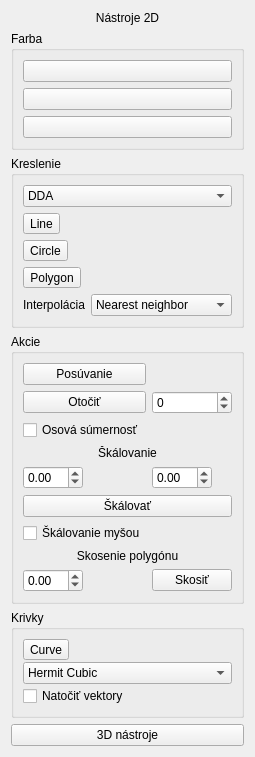
      <widget class="QWidget" name="Tools2D">
       <layout class="QVBoxLayout" name="verticalLayout_4">
        <item>
         <widget class="QLabel" name="labelTools2D">
          <property name="maximumSize">
           <size>
            <width>16777215</width>
            <height>20</height>
           </size>
          </property>
          <property name="text">
           <string>Nástroje 2D</string>
          </property>
          <property name="alignment">
           <set>Qt::AlignCenter</set>
          </property>
         </widget>
        </item>
        <item>
         <widget class="QGroupBox" name="groupBox">
          <property name="maximumSize">
           <size>
            <width>16777215</width>
            <height>150</height>
           </size>
          </property>
          <property name="title">
           <string>Farba</string>
          </property>
          <layout class="QVBoxLayout" name="verticalLayout_2">
           <item>
            <widget class="QPushButton" name="pushButtonSetColor">
             <property name="text">
              <string/>
             </property>
            </widget>
           </item>
           <item>
            <widget class="QPushButton" name="pushButtonColor1">
             <property name="text">
              <string/>
             </property>
            </widget>
           </item>
           <item>
            <widget class="QPushButton" name="pushButtonColor2">
             <property name="text">
              <string/>
             </property>
            </widget>
           </item>
          </layout>
         </widget>
        </item>
        <item>
         <widget class="QGroupBox" name="groupBox_2">
          <property name="maximumSize">
           <size>
            <width>16777215</width>
            <height>200</height>
           </size>
          </property>
          <property name="title">
           <string>Kreslenie</string>
          </property>
          <layout class="QGridLayout" name="gridLayout">
           <item row="1" column="0">
            <widget class="QToolButton" name="toolButtonDrawLine">
             <property name="text">
              <string>Line</string>
             </property>
             <property name="checkable">
              <bool>true</bool>
             </property>
            </widget>
           </item>
           <item row="2" column="1">
            <spacer name="horizontalSpacer_2">
             <property name="orientation">
              <enum>Qt::Horizontal</enum>
             </property>
             <property name="sizeHint" stdset="0">
              <size>
               <width>40</width>
               <height>20</height>
              </size>
             </property>
            </spacer>
           </item>
           <item row="1" column="1">
            <spacer name="horizontalSpacer">
             <property name="orientation">
              <enum>Qt::Horizontal</enum>
             </property>
             <property name="sizeHint" stdset="0">
              <size>
               <width>40</width>
               <height>20</height>
              </size>
             </property>
            </spacer>
           </item>
           <item row="2" column="0">
            <widget class="QToolButton" name="toolButtonDrawCircle">
             <property name="text">
              <string>Circle</string>
             </property>
             <property name="checkable">
              <bool>true</bool>
             </property>
            </widget>
           </item>
           <item row="3" column="1">
            <spacer name="horizontalSpacer_3">
             <property name="orientation">
              <enum>Qt::Horizontal</enum>
             </property>
             <property name="sizeHint" stdset="0">
              <size>
               <width>40</width>
               <height>20</height>
              </size>
             </property>
            </spacer>
           </item>
           <item row="0" column="0" colspan="2">
            <widget class="QComboBox" name="comboBoxLineAlg">
             <item>
              <property name="text">
               <string>DDA</string>
              </property>
             </item>
             <item>
              <property name="text">
               <string>Bresenham</string>
              </property>
             </item>
            </widget>
           </item>
           <item row="3" column="0">
            <widget class="QToolButton" name="toolButtonDrawPolygon">
             <property name="text">
              <string>Polygon</string>
             </property>
             <property name="checkable">
              <bool>true</bool>
             </property>
            </widget>
           </item>
           <item row="4" column="0">
            <widget class="QLabel" name="label_2">
             <property name="text">
              <string>Interpolácia</string>
             </property>
            </widget>
           </item>
           <item row="4" column="1">
            <widget class="QComboBox" name="comboBoxInterpolation">
             <item>
              <property name="text">
               <string>Nearest neighbor</string>
              </property>
             </item>
             <item>
              <property name="text">
               <string>Barycentric</string>
              </property>
             </item>
            </widget>
           </item>
          </layout>
         </widget>
        </item>
        <item>
         <widget class="QGroupBox" name="groupBox_3">
          <property name="maximumSize">
           <size>
            <width>16777215</width>
            <height>300</height>
           </size>
          </property>
          <property name="title">
           <string>Akcie</string>
          </property>
          <layout class="QGridLayout" name="gridLayout_3">
           <item row="8" column="1">
            <widget class="QDoubleSpinBox" name="doubleSpinBoxShearCoefficient">
             <property name="maximumSize">
              <size>
               <width>60</width>
               <height>16777215</height>
              </size>
             </property>
             <property name="minimum">
              <double>-2.000000000000000</double>
             </property>
             <property name="maximum">
              <double>2.000000000000000</double>
             </property>
             <property name="singleStep">
              <double>0.100000000000000</double>
             </property>
            </widget>
           </item>
           <item row="2" column="1" colspan="2">
            <widget class="QCheckBox" name="checkBoxAxialSymmetry">
             <property name="text">
              <string>Osová súmernosť</string>
             </property>
            </widget>
           </item>
           <item row="4" column="2">
            <widget class="QDoubleSpinBox" name="doubleSpinBoxScaleY">
             <property name="maximumSize">
              <size>
               <width>60</width>
               <height>16777215</height>
              </size>
             </property>
             <property name="minimum">
              <double>-3.000000000000000</double>
             </property>
             <property name="maximum">
              <double>3.000000000000000</double>
             </property>
            </widget>
           </item>
           <item row="6" column="1">
            <widget class="QCheckBox" name="checkBoxScale">
             <property name="text">
              <string>Škálovanie myšou</string>
             </property>
            </widget>
           </item>
           <item row="1" column="1">
            <widget class="QPushButton" name="pushButtonTurn">
             <property name="text">
              <string>Otočiť</string>
             </property>
            </widget>
           </item>
           <item row="4" column="1">
            <widget class="QDoubleSpinBox" name="doubleSpinBoxScaleX">
             <property name="maximumSize">
              <size>
               <width>60</width>
               <height>16777215</height>
              </size>
             </property>
             <property name="minimum">
              <double>-3.000000000000000</double>
             </property>
             <property name="maximum">
              <double>3.000000000000000</double>
             </property>
            </widget>
           </item>
           <item row="1" column="2">
            <widget class="QSpinBox" name="spinBoxTurn">
             <property name="minimum">
              <number>-360</number>
             </property>
             <property name="maximum">
              <number>360</number>
             </property>
            </widget>
           </item>
           <item row="5" column="1" colspan="2">
            <widget class="QPushButton" name="pushButtonScale">
             <property name="text">
              <string>Škálovať</string>
             </property>
            </widget>
           </item>
           <item row="0" column="2">
            <spacer name="horizontalSpacer_4">
             <property name="orientation">
              <enum>Qt::Horizontal</enum>
             </property>
             <property name="sizeHint" stdset="0">
              <size>
               <width>40</width>
               <height>20</height>
              </size>
             </property>
            </spacer>
           </item>
           <item row="3" column="1" colspan="2">
            <widget class="QLabel" name="labelScale">
             <property name="text">
              <string>Škálovanie</string>
             </property>
             <property name="alignment">
              <set>Qt::AlignCenter</set>
             </property>
            </widget>
           </item>
           <item row="0" column="1">
            <widget class="QPushButton" name="pushButtonMove">
             <property name="text">
              <string>Posúvanie</string>
             </property>
             <property name="checkable">
              <bool>true</bool>
             </property>
            </widget>
           </item>
           <item row="7" column="1" colspan="2">
            <widget class="QLabel" name="label">
             <property name="text">
              <string>Skosenie polygónu</string>
             </property>
             <property name="alignment">
              <set>Qt::AlignCenter</set>
             </property>
            </widget>
           </item>
           <item row="8" column="2">
            <widget class="QPushButton" name="pushButtonShear">
             <property name="text">
              <string>Skosiť</string>
             </property>
            </widget>
           </item>
          </layout>
         </widget>
        </item>
        <item>
         <widget class="QGroupBox" name="groupBox_4">
          <property name="maximumSize">
           <size>
            <width>16777215</width>
            <height>150</height>
           </size>
          </property>
          <property name="title">
           <string>Krivky</string>
          </property>
          <layout class="QGridLayout" name="gridLayout_4">
           <property name="spacing">
            <number>2</number>
           </property>
           <item row="1" column="0" colspan="2">
            <widget class="QComboBox" name="comboBoxCurveType">
             <item>
              <property name="text">
               <string>Hermit Cubic</string>
              </property>
             </item>
             <item>
              <property name="text">
               <string>Bezier</string>
              </property>
             </item>
             <item>
              <property name="text">
               <string>Coons's cubic B-spline</string>
              </property>
             </item>
            </widget>
           </item>
           <item row="0" column="1">
            <spacer name="horizontalSpacer_5">
             <property name="orientation">
              <enum>Qt::Horizontal</enum>
             </property>
             <property name="sizeHint" stdset="0">
              <size>
               <width>40</width>
               <height>20</height>
              </size>
             </property>
            </spacer>
           </item>
           <item row="2" column="0" colspan="2">
            <widget class="QCheckBox" name="checkBoxMoveVectors">
             <property name="text">
              <string>Natočiť vektory</string>
             </property>
            </widget>
           </item>
           <item row="0" column="0">
            <widget class="QToolButton" name="toolButtonDrawCurve">
             <property name="text">
              <string>Curve</string>
             </property>
             <property name="checkable">
              <bool>true</bool>
             </property>
            </widget>
           </item>
          </layout>
         </widget>
        </item>
        <item>
         <widget class="QPushButton" name="pushButton3DTools">
          <property name="maximumSize">
           <size>
            <width>16777215</width>
            <height>30</height>
           </size>
          </property>
          <property name="text">
           <string>3D nástroje</string>
          </property>
         </widget>
        </item>
       </layout>
      </widget>
